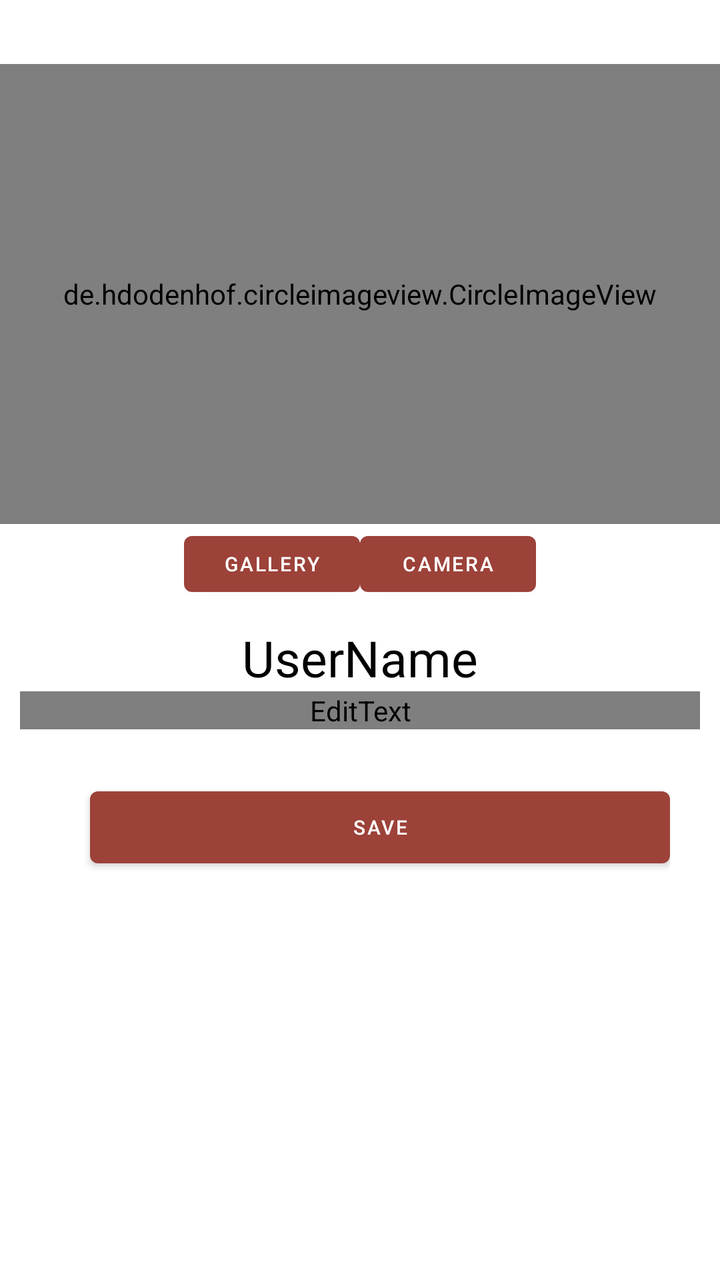
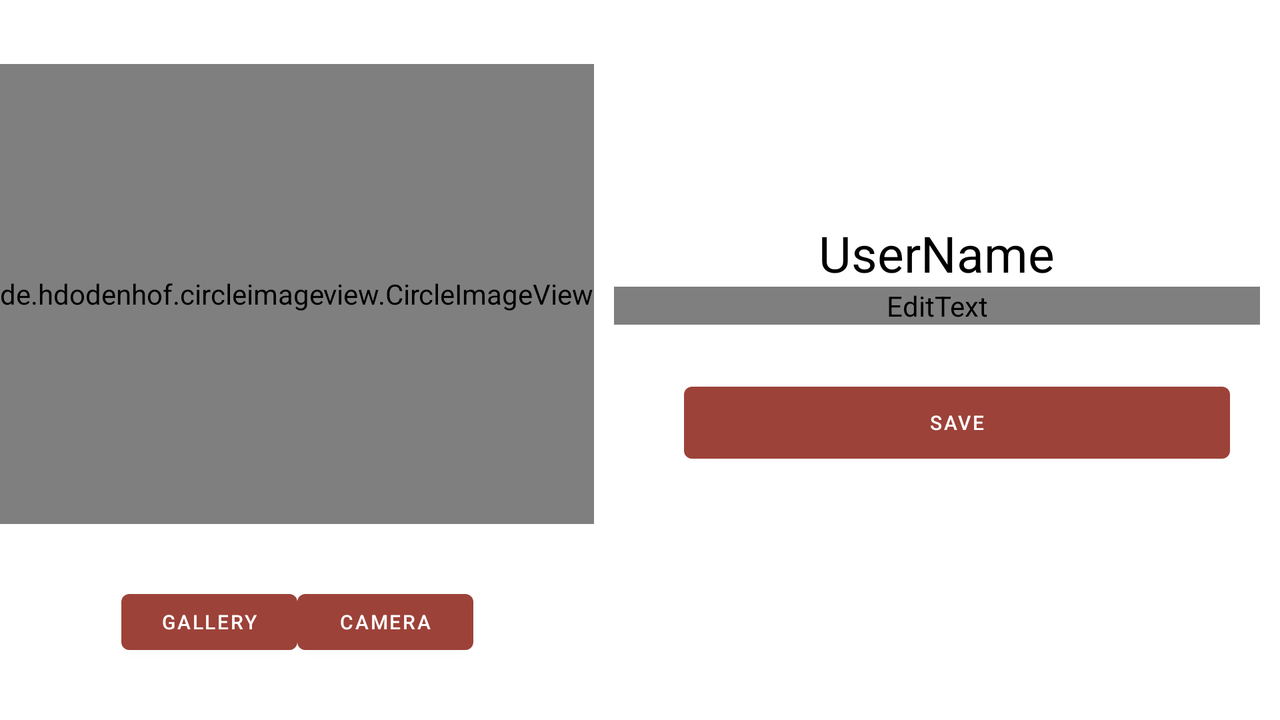

Two renders of one Android screen. The first uses the default layout on a phone; the second uses the alternative layout the repository ships for a different screen configuration, on a matching device. The two XML files are below.
<!-- AndroidManifest.xml: application theme Theme.Amov_22_23 -->
<!-- res/layout/activity_profile.xml -->
<?xml version="1.0" encoding="utf-8"?>
<androidx.constraintlayout.widget.ConstraintLayout xmlns:android="http://schemas.android.com/apk/res/android"
    xmlns:app="http://schemas.android.com/apk/res-auto"
    xmlns:tools="http://schemas.android.com/tools"
    android:layout_width="match_parent"
    android:layout_height="match_parent"
    tools:context=".ProfileActivity">

    <de.hdodenhof.circleimageview.CircleImageView
        android:id="@+id/profilephoto"
        android:layout_width="match_parent"
        android:layout_height="230dp"
        android:layout_marginTop="32dp"
        android:src="@mipmap/profile"
        app:layout_constraintEnd_toEndOf="parent"
        app:layout_constraintStart_toStartOf="parent"
        app:layout_constraintTop_toTopOf="parent" />

    <LinearLayout
        android:id="@+id/linearLayout2"
        android:layout_width="0dp"
        android:layout_height="wrap_content"
        android:layout_gravity="center_horizontal|center"
        android:gravity="center"
        android:orientation="vertical"
        app:layout_constraintEnd_toEndOf="parent"
        app:layout_constraintStart_toStartOf="parent"
        app:layout_constraintTop_toBottomOf="@+id/linearLayout4">

        <LinearLayout
            android:layout_width="match_parent"
            android:layout_height="wrap_content"
            android:layout_marginLeft="10dp"
            android:layout_marginTop="10dp"
            android:layout_marginRight="10dp"
            android:gravity="center"
            android:orientation="vertical">

            <TextView
                android:id="@+id/UsernameView"
                android:textAlignment="center"
                android:layout_width="match_parent"
                android:layout_height="wrap_content"
                android:text="UserName"
                android:textColor="@color/black"
                android:textSize="25dp" />

            <EditText
                android:id="@+id/UsernameEdit"
                android:layout_width="match_parent"
                android:layout_height="wrap_content"
                android:inputType="textEmailAddress"
                android:text=""
                android:textColor="@color/grey" />


        </LinearLayout>

        <LinearLayout
            android:layout_width="match_parent"
            android:layout_height="wrap_content"
            android:layout_margin="25dp"
            android:layout_marginTop="25dp">

            <Button
                android:id="@+id/saveData"
                android:layout_width="0dp"
                android:layout_height="wrap_content"
                android:layout_marginLeft="20dp"
                android:layout_weight="1"
                android:text="@string/save"
                android:textSize="10dp" />

        </LinearLayout>


    </LinearLayout>

    <LinearLayout
        android:id="@+id/linearLayout4"
        android:layout_width="wrap_content"
        android:layout_height="wrap_content"
        android:orientation="horizontal"
        app:layout_constraintEnd_toEndOf="parent"
        app:layout_constraintStart_toStartOf="parent"
        app:layout_constraintTop_toBottomOf="@+id/profilephoto">

        <Button
            android:id="@+id/btn_galeria"
            android:layout_width="wrap_content"
            android:layout_height="40dp"
            android:layout_gravity="center_horizontal"
            android:text="@string/gallery"
            android:textSize="10sp"
            />

        <Button
            android:id="@+id/btn_capture"
            android:layout_width="wrap_content"
            android:layout_height="40dp"
            android:layout_gravity="center_horizontal"
            android:text="@string/btn_take_photo"
            android:textSize="10sp"
             />

    </LinearLayout>

</androidx.constraintlayout.widget.ConstraintLayout>
<!-- resources referenced by this layout -->
<resources>
  <color name="black">#FF000000</color>
  <string name="btn_take_photo">Camera</string>
  <string name="gallery">Gallery</string>
  <string name="save">Save</string>
  <style name="Theme.Amov_22_23" parent="Theme.MaterialComponents.DayNight.DarkActionBar">
          
          <item name="colorPrimary">#9c4239</item>
          <item name="colorPrimaryVariant">#ffdad5</item>
          <item name="colorOnPrimary">#ffffff</item>
          
          <item name="colorSecondary">#775652</item>
          <item name="colorSecondaryVariant">#ffdad5</item>
          <item name="colorOnSecondary">#ffffff</item>
          
          <item name="android:statusBarColor">?attr/colorPrimaryVariant</item>
          
          <item name="colorButtonNormal">#9c4239</item>
          <item name="colorError">#ba1a1a</item>
          <item name="colorOnError">#ffffff</item>
          <item name="backgroundColor">#fffbff</item>
      </style>
</resources>
<!-- res/layout-land/activity_profile.xml (the repository's variant of the layout above) -->
<!-- drawn on the phone turned sideways -->
<?xml version="1.0" encoding="utf-8"?>
<androidx.constraintlayout.widget.ConstraintLayout xmlns:android="http://schemas.android.com/apk/res/android"
    xmlns:app="http://schemas.android.com/apk/res-auto"
    xmlns:tools="http://schemas.android.com/tools"
    android:layout_width="match_parent"
    android:layout_height="match_parent"
    tools:context=".ProfileActivity">

    <de.hdodenhof.circleimageview.CircleImageView
        android:id="@+id/profilephoto"
        android:layout_width="wrap_content"
        android:layout_height="230dp"
        android:layout_marginTop="32dp"
        android:src="@mipmap/profile"
        app:layout_constraintStart_toStartOf="parent"
        app:layout_constraintTop_toTopOf="parent" />

    <LinearLayout
        android:id="@+id/linearLayout2"
        android:layout_width="0dp"
        android:layout_height="wrap_content"
        android:layout_gravity="center_horizontal|center"
        android:gravity="center"
        android:orientation="vertical"
        app:layout_constraintBottom_toBottomOf="parent"
        app:layout_constraintEnd_toEndOf="parent"
        app:layout_constraintStart_toEndOf="@+id/profilephoto"
        app:layout_constraintTop_toTopOf="parent">

        <LinearLayout
            android:layout_width="match_parent"
            android:layout_height="wrap_content"
            android:layout_marginLeft="10dp"
            android:layout_marginTop="10dp"
            android:layout_marginRight="10dp"
            android:gravity="center"
            android:orientation="vertical">

            <TextView
                android:id="@+id/UsernameView"
                android:layout_width="match_parent"
                android:layout_height="wrap_content"
                android:text="UserName"
                android:textAlignment="center"
                android:textColor="@color/black"
                android:textSize="25dp" />

            <EditText
                android:id="@+id/UsernameEdit"
                android:layout_width="match_parent"
                android:layout_height="wrap_content"
                android:inputType="textEmailAddress"
                android:text=""
                android:textColor="@color/grey" />


        </LinearLayout>

        <LinearLayout
            android:layout_width="match_parent"
            android:layout_height="wrap_content"
            android:layout_margin="25dp"
            android:layout_marginTop="25dp">

            <Button
                android:id="@+id/saveData"
                android:layout_width="0dp"
                android:layout_height="wrap_content"
                android:layout_marginLeft="20dp"
                android:layout_weight="1"
                android:text="@string/save"
                android:textSize="10dp" />

        </LinearLayout>


    </LinearLayout>

    <LinearLayout
        android:id="@+id/linearLayout4"
        android:layout_width="wrap_content"
        android:layout_height="wrap_content"
        android:orientation="horizontal"
        app:layout_constraintBottom_toBottomOf="parent"
        app:layout_constraintEnd_toStartOf="@+id/linearLayout2"
        app:layout_constraintStart_toStartOf="parent"
        app:layout_constraintTop_toBottomOf="@+id/profilephoto">

        <Button
            android:id="@+id/btn_galeria"
            android:layout_width="wrap_content"
            android:layout_height="40dp"
            android:layout_gravity="center_horizontal"
            android:text="@string/galeria"
            android:textSize="10sp" />

        <Button
            android:id="@+id/btn_capture"
            android:layout_width="wrap_content"
            android:layout_height="40dp"
            android:layout_gravity="center_horizontal"
            android:text="@string/btn_take_photo"
            android:textSize="10sp" />

    </LinearLayout>

</androidx.constraintlayout.widget.ConstraintLayout>
<!-- resources referenced by the variant -->
<!-- as the phone turned sideways resolves them -->
<resources>
  <color name="black">#FF000000</color>
  <string name="btn_take_photo">Camera</string>
  <string name="galeria">Gallery</string>
  <string name="save">Save</string>
  <style name="Theme.Amov_22_23" parent="Theme.MaterialComponents.DayNight.DarkActionBar">
          
          <item name="colorPrimary">#9c4239</item>
          <item name="colorPrimaryVariant">#ffdad5</item>
          <item name="colorOnPrimary">#ffffff</item>
          
          <item name="colorSecondary">#775652</item>
          <item name="colorSecondaryVariant">#ffdad5</item>
          <item name="colorOnSecondary">#ffffff</item>
          
          <item name="android:statusBarColor">?attr/colorPrimaryVariant</item>
          
          <item name="colorButtonNormal">#9c4239</item>
          <item name="colorError">#ba1a1a</item>
          <item name="colorOnError">#ffffff</item>
          <item name="backgroundColor">#fffbff</item>
      </style>
</resources>
